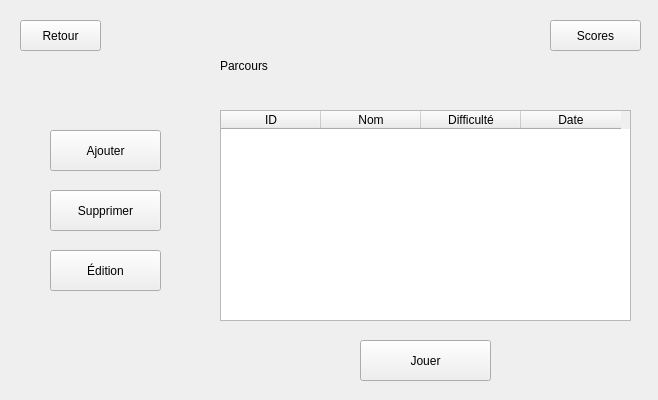
<?xml version="1.0" encoding="UTF-8"?>
<ui version="4.0">
 <class>choixParcoursMenuClass</class>
 <widget class="QWidget" name="choixParcoursMenuClass">
  <property name="geometry">
   <rect>
    <x>0</x>
    <y>0</y>
    <width>658</width>
    <height>400</height>
   </rect>
  </property>
  <property name="windowTitle">
   <string>Form</string>
  </property>
  <widget class="QPushButton" name="pushButton_Back">
   <property name="geometry">
    <rect>
     <x>20</x>
     <y>20</y>
     <width>81</width>
     <height>31</height>
    </rect>
   </property>
   <property name="text">
    <string>Retour</string>
   </property>
  </widget>
  <widget class="QLabel" name="label_Titre">
   <property name="geometry">
    <rect>
     <x>220</x>
     <y>30</y>
     <width>311</width>
     <height>71</height>
    </rect>
   </property>
   <property name="text">
    <string>Parcours</string>
   </property>
  </widget>
  <widget class="QPushButton" name="pushButton_Valider">
   <property name="geometry">
    <rect>
     <x>360</x>
     <y>340</y>
     <width>131</width>
     <height>41</height>
    </rect>
   </property>
   <property name="text">
    <string>Jouer</string>
   </property>
  </widget>
  <widget class="QTableWidget" name="tableWidget_Parcours">
   <property name="geometry">
    <rect>
     <x>220</x>
     <y>110</y>
     <width>411</width>
     <height>211</height>
    </rect>
   </property>
   <property name="editTriggers">
    <set>QAbstractItemView::NoEditTriggers</set>
   </property>
   <column>
    <property name="text">
     <string>ID</string>
    </property>
   </column>
   <column>
    <property name="text">
     <string>Nom</string>
    </property>
   </column>
   <column>
    <property name="text">
     <string>Difficulté</string>
    </property>
   </column>
   <column>
    <property name="text">
     <string>Date</string>
    </property>
   </column>
  </widget>
  <widget class="QPushButton" name="pushButton_Add">
   <property name="geometry">
    <rect>
     <x>50</x>
     <y>130</y>
     <width>111</width>
     <height>41</height>
    </rect>
   </property>
   <property name="text">
    <string>Ajouter</string>
   </property>
  </widget>
  <widget class="QPushButton" name="pushButton_Delete">
   <property name="geometry">
    <rect>
     <x>50</x>
     <y>190</y>
     <width>111</width>
     <height>41</height>
    </rect>
   </property>
   <property name="text">
    <string>Supprimer</string>
   </property>
  </widget>
  <widget class="QPushButton" name="pushButton_Edition">
   <property name="geometry">
    <rect>
     <x>50</x>
     <y>250</y>
     <width>111</width>
     <height>41</height>
    </rect>
   </property>
   <property name="text">
    <string>Édition</string>
   </property>
  </widget>
  <widget class="QPushButton" name="pushButton_Scores">
   <property name="geometry">
    <rect>
     <x>550</x>
     <y>20</y>
     <width>91</width>
     <height>31</height>
    </rect>
   </property>
   <property name="text">
    <string>Scores</string>
   </property>
  </widget>
 </widget>
 <resources/>
 <connections/>
</ui>
